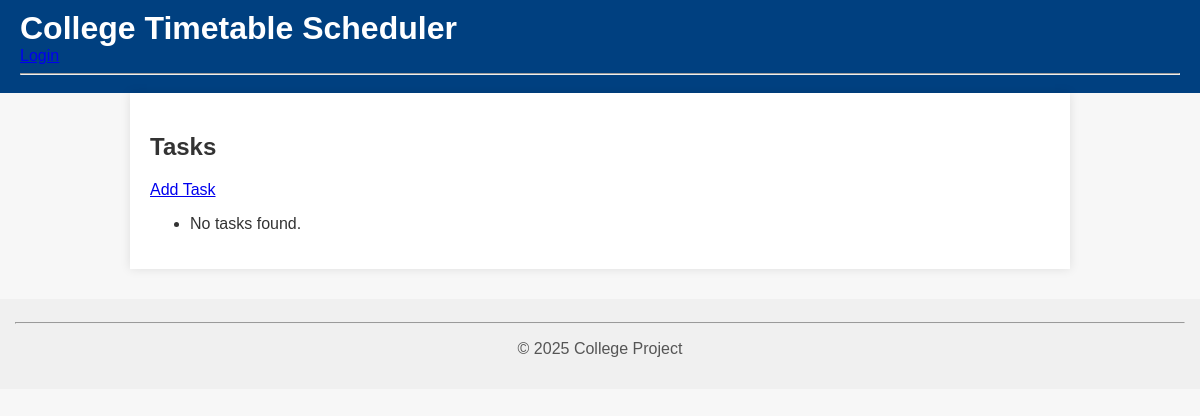
The app's page /scheduler/tasks/, older data.
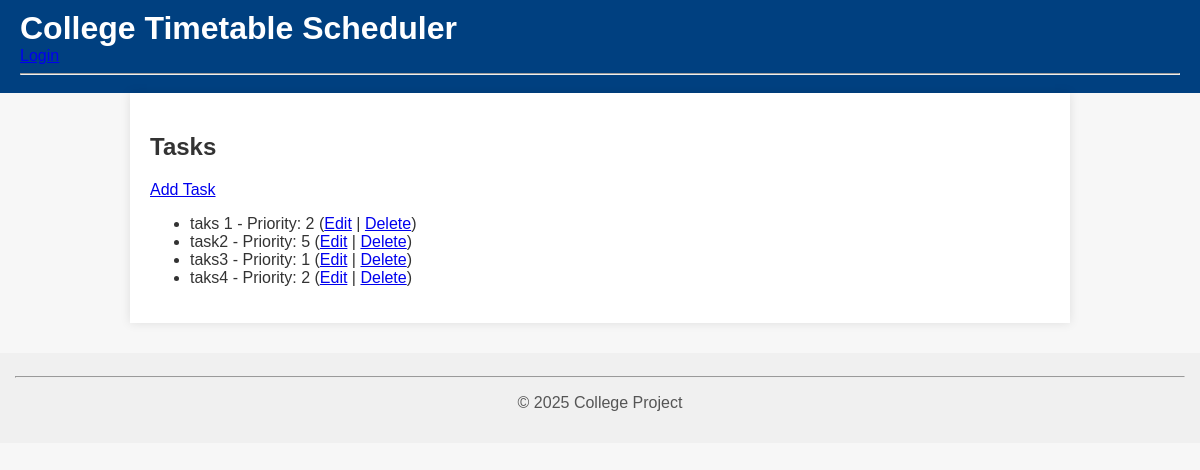
The same page, newer data.
### scheduler/models.py (models this page shows, shortened)
class Task(models.Model):
    user = models.ForeignKey(User, on_delete=models.CASCADE)
    title = models.CharField(max_length=200)
    priority = models.IntegerField()
    expected_duration = models.DurationField()
    date = models.DateField()
    scheduled_start_time = models.TimeField(null=True, blank=True)
    scheduled_end_time = models.TimeField(null=True, blank=True)
    completed = models.BooleanField(default=False)
    pending = models.BooleanField(default=False)

### scheduler/views.py (the view)
# urls.py: path('tasks/', views.task_list, name='task_list'),
def task_list(request):
    tasks = Task.objects.all()
    return render(request, 'admin_dashboard/task_list.html', {'tasks': tasks})

### templates/admin_dashboard/task_list.html (shortened to what this page needs)
{% extends 'base.html' %}
{% block content %}
<h2>Tasks</h2>
<a href="{% url 'task_add' %}">Add Task</a>
<ul>
  {% for task in tasks %}
    <li>{{ task.title }} - Priority: {{ task.priority }}
        (<a href="{% url 'task_edit' task.pk %}">Edit</a> |
         <a href="{% url 'task_delete' task.pk %}">Delete</a>)
    </li>
  {% empty %}
    <li>No tasks found.</li>
  {% endfor %}
</ul>
{% endblock %}

Row changes from the older to the newer data that the page shows:
added Task: title "taks 1", priority "2"
added Task: title "task2", priority "5"
added Task: title "taks3", priority "1"
added Task: title "taks4", priority "2"
Text that changed along with them:
text no longer shown: "No tasks found."
